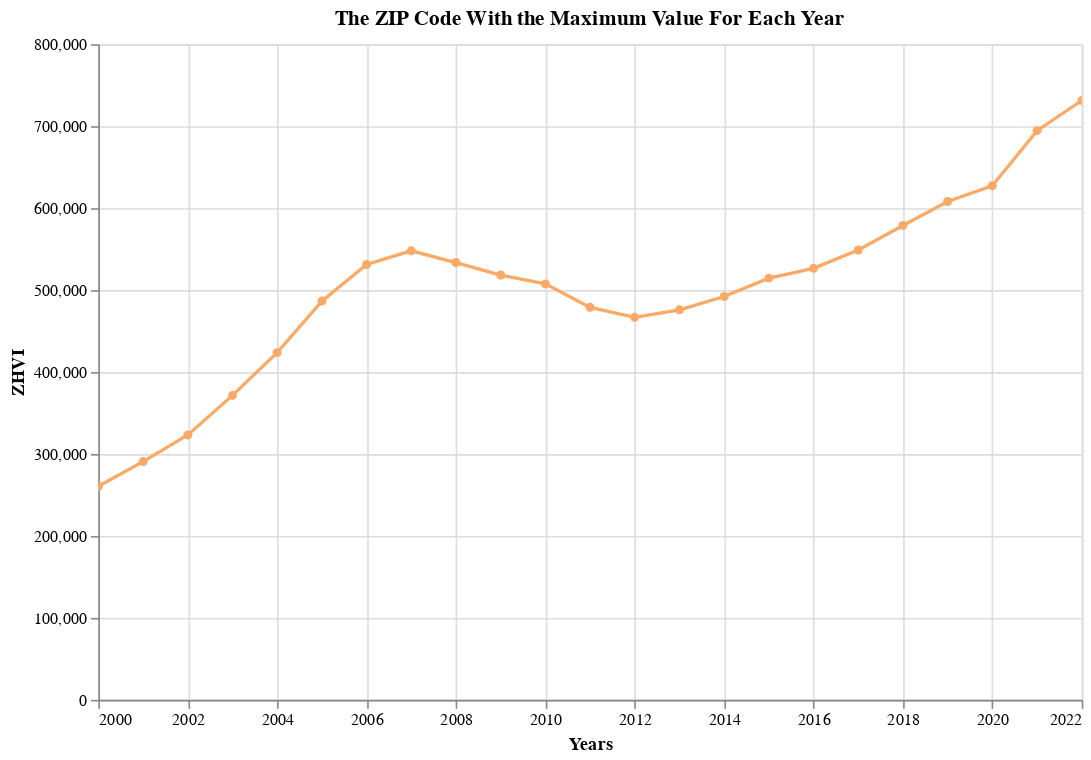

Source (notebook cell):
### Code cell
chart = (
    alt.Chart(Annual_MAX)
    .mark_line(point=True)
    .encode(
        x=alt.X("Years:T",scale=alt.Scale(zero=True)),
        y=alt.Y("ZHVI:Q",scale=alt.Scale(zero=True)),
        tooltip=['ZipCode:Q'],
        color=alt.value("#FAAA66")
    ).properties(title='The ZIP Code With the Maximum Value For Each Year',height=400, width=600)
    .interactive()
)
chart

### Figure 1 — Vega-Lite specification as saved in the notebook (floating-point values rounded to 4 significant figures)
{"config": {"view": {"continuousWidth": 400, "continuousHeight": 300}}, "data": {"name": "data-b6f5fb96bbb4b01bda70f5b37e6261ec"}, "mark": {"type": "line", "point": true}, "encoding": {"color": {"value": "#FAAA66"}, "tooltip": [{"field": "ZipCode", "type": "quantitative"}], "x": {"field": "Years", "scale": {"zero": true}, "type": "temporal"}, "y": {"field": "ZHVI", "scale": {"zero": true}, "type": "quantitative"}}, "height": 400, "selection": {"selector002": {"type": "interval", "bind": "scales", "encodings": ["x", "y"]}}, "title": "The ZIP Code With the Maximum Value For Each Year", "width": 600, "$schema": "https://vega.github.io/schema/vega-lite/v4.17.0.json", "datasets": {"data-b6f5fb96bbb4b01bda70f5b37e6261ec": [{"ZipCode": 19118, "Years": "2000", "ZHVI": 260600.0}, {"ZipCode": 19118, "Years": "2001", "ZHVI": 290700.0}, {"ZipCode": 19118, "Years": "2002", "ZHVI": 323300.0}, {"ZipCode": 19118, "Years": "2003", "ZHVI": 371500.0}, {"ZipCode": 19118, "Years": "2004", "ZHVI": 423700.0}, {"ZipCode": 19118, "Years": "2005", "ZHVI": 486600.0}, {"ZipCode": 19118, "Years": "2006", "ZHVI": 531200.0}, {"ZipCode": 19118, "Years": "2007", "ZHVI": 547900.0}, {"ZipCode": 19118, "Years": "2008", "ZHVI": 533600.0}, {"ZipCode": 19118, "Years": "2009", "ZHVI": 518400.0}, {"ZipCode": 19118, "Years": "2010", "ZHVI": 507600.0}, {"ZipCode": 19118, "Years": "2011", "ZHVI": 478900.0}, {"ZipCode": 19118, "Years": "2012", "ZHVI": 466800.0}, {"ZipCode": 19118, "Years": "2013", "ZHVI": 475900.0}, {"ZipCode": 19118, "Years": "2014", "ZHVI": 492200.0}, {"ZipCode": 19118, "Years": "2015", "ZHVI": 514600.0}, {"ZipCode": 19118, "Years": "2016", "ZHVI": 526600.0}, {"ZipCode": 19118, "Years": "2017", "ZHVI": 548900.0}, {"ZipCode": 19118, "Years": "2018", "ZHVI": 578900.0}, {"ZipCode": 19118, "Years": "2019", "ZHVI": 608200.0}, {"ZipCode": 19118, "Years": "2020", "ZHVI": 627300.0}, {"ZipCode": 19118, "Years": "2021", "ZHVI": 694600.0}, {"ZipCode": 19118, "Years": "2022", "ZHVI": 731300.0}]}}
